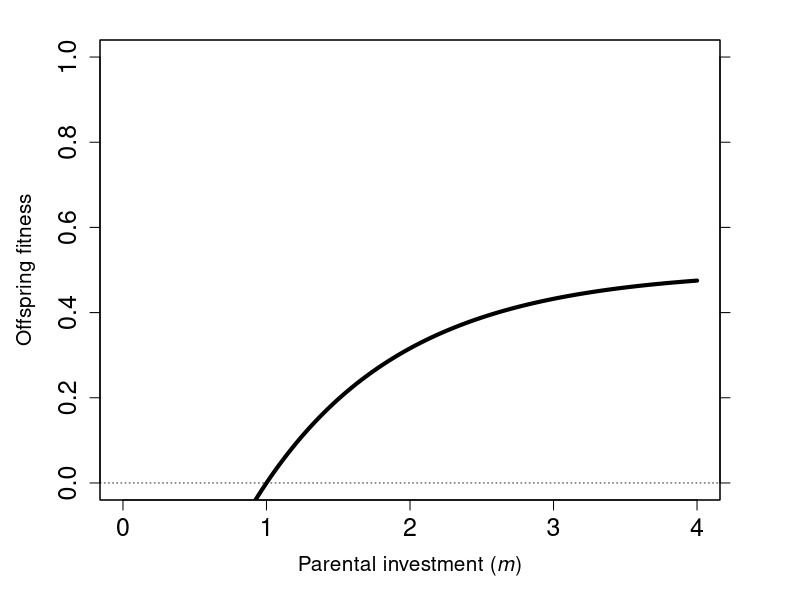
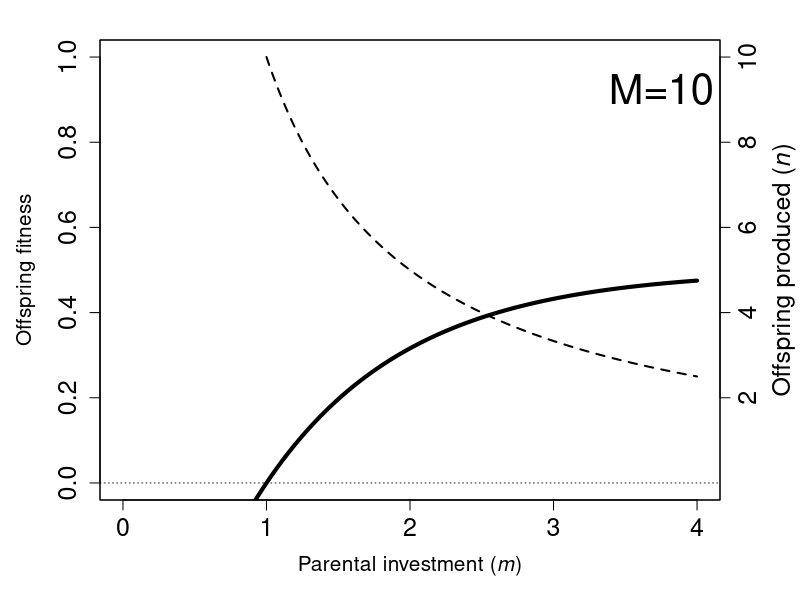
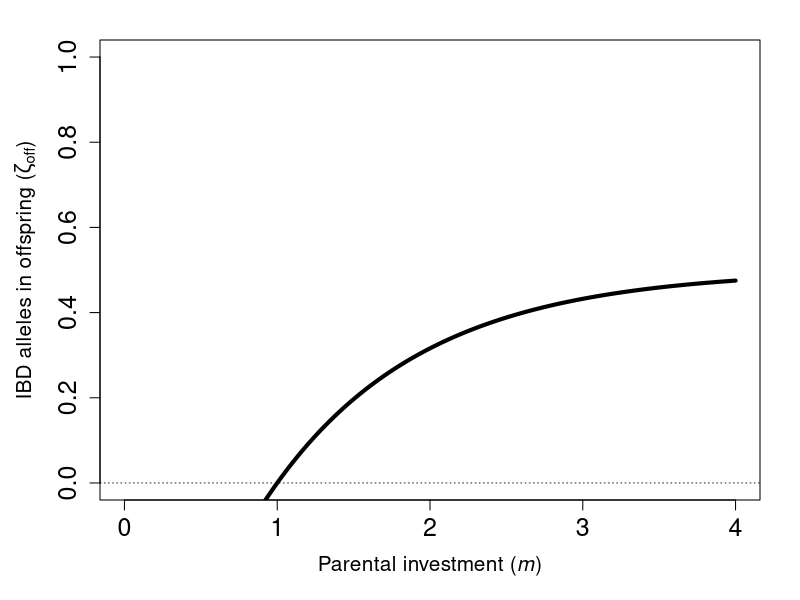

The R source for these figures, in order: (Note: this script raises an error after producing the figures.)
## ---- chunk 1
OffATr <- function(r, m, mmin=1, Beta=1, c=1){
    return( (1/2)*(1+r) * (1 - exp(-c*(m - mmin - Beta*r)) ));
}
PI  <- seq(from=0,to=4,by=0.01);
All <- OffATr(r=0, m=PI, mmin=1, Beta=0, c=1);
par(mar=c(5,5,2,4));
plot(PI,All,type="l",lwd=4,ylim=c(0,1),xlim=c(0,4),
     xlab=expression(paste("Parental investment (",italic(m),")")),
     ylab=expression(paste("Offspring fitness")),
     cex.lab=1.25,cex.axis=1.5);
par(new=TRUE);
plot(x=PI,y=10/PI,ylim=c(0,10),lwd=0,xaxt="n",yaxt="n",
     xlab="",ylab="",lty="dashed",type="l",col="white");
axis(4, cex.axis=0.01, col.axis="black");
mtext(text=expression(paste("Offspring produced (",italic(n),")")),
      side=4,line=3, cex=1.5, col="white");
abline(h=0,lty="dotted",lwd=0.8);
## ---- chunk 2
OffATr <- function(r, m, mmin=1, Beta=1, c=1){
    return( (1/2)*(1+r) * (1 - exp(-c*(m - mmin - Beta*r)) ));
}
PI  <- seq(from=0,to=4,by=0.01);
All <- OffATr(r=0, m=PI, mmin=1, Beta=0, c=1);
par(mar=c(5,5,2,4));
plot(PI,All,type="l",lwd=4,ylim=c(0,1),xlim=c(0,4),
     xlab=expression(paste("Parental investment (",italic(m),")")),
     ylab=expression(paste("Offspring fitness")),
     cex.lab=1.25,cex.axis=1.5);
par(new=TRUE);
plot(x=PI[PI>=1],y=10/PI[PI>=1],ylim=c(0,10),lwd=2,xaxt="n",yaxt="n",xlim=c(0,4),
     xlab="",ylab="",lty="dashed",type="l",col="black");
axis(4, cex.axis=1.5, col.axis="black", at=c(2,4,6,8,10));
mtext(text=expression(paste("Offspring produced (",italic(n),")")),
      side=4,line=3, cex=1.5, col="black");
text(x=3.75,y=9.25,labels="M=10",cex=2.5);
abline(h=0,lty="dotted",lwd=0.8);
## ---- chunk 3
# Below is a function of the general equation for plotting
OffATr <- function(r, m, mmin=1, Beta=1, c=1){
    return( (1/2)*(1+r) * (1 - exp(-c*(m - mmin - Beta*r)) ));
}
PI  <- seq(from=0,to=4,by=0.01);
All <- OffATr(r=0, m=PI, mmin=1, Beta=0, c=1);
par(mar=c(5,5,2,2));
plot(PI,All,type="l",lwd=4,ylim=c(0,1),
  xlab=expression(paste("Parental investment (",italic(m),")")),
  ylab=expression(paste("IBD alleles in offspring (",zeta[off],")")),
  cex.lab=1.25,cex.axis=1.5);
abline(h=0,lty="dotted",lwd=0.8);
## ---- chunk 4
# Below is fmd for analysis and plotting
OffATrd <- function(r, m, mmin=1, Beta=1, c=1){
    return(  0.5 * (1 + r) * (exp(-c * (m - mmin - Beta * r)) * c)  );
    # Also can simplify: return(  (c/2)*(1+r)*exp(-c*(m-mmin-Beta*r))  );
} # We'll need the above to find m^{*} and \gamma^{*} 
# To find m^{*}, can use the function below
findm <- function(low.guess,high.guess,rval,mmin=1,Beta=1,c=1){
  fm  <- function(m,r=rval){ 
           OffATrd(r=rval, mmin=mmin, Beta=Beta, m=m, c=c)*(0-m) + 
             OffATr(r=rval, mmin=mmin, Beta=Beta, m=m, c=c);
         }
  lg  <- fm(m=low.guess, r=rval);
  hg  <- fm(m=high.guess,r=rval);
  if(lg > 0){
    u <- low.guess;
    l <- high.guess;
  }else{
    u <- high.guess;
    l <- low.guess;
  }
  if((fm(l) > 0 & fm(u) > 0) | (fm(l) < 0 & fm(u) < 0)){
    return("Value of m is outside the range");
  }else{
    check  <- 1;
    mguess <- 0.5 * (l+u);
    i      <- 0;
    while(abs(check) > 0.000001 & i < 1000000){
        check <- fm(r=rval, m=mguess);
        if(check > 0){
          u      <- mguess;
          mguess <- 0.5*(l+mguess); 
        }else{
          l      <- mguess;
          mguess <- 0.5*(u+mguess);
        }
        i <- i+1;
    }
    return(mguess);
  }
} # Running the below returns the estimate
fm  <- expression(zeta[off] == frac(1,2)*(1+r)*(1-e^{(-c*(m-m[min]-beta*r))}));
inputPanel(
    
  sliderInput("rval", label = "Relatedness", width="100%",
              min = 0.0, max = 1, value = 0, step = 0.05), 
    
  sliderInput("cval", label = "PI curve", width="100%",
              min = 0.0, max = 3, value = 1, step=0.2),
  
  sliderInput("mmin", label = "Minimum m value", width="100%",
              min = 0.0, max = 2, value = 1, step = 0.1),
  
  sliderInput("Beta", label = "Inbreeding depression", 
              width="100%", min = 0.0, max = 5, value = 0, step = 0.2)
)

renderPlot({
  cc  <- as.numeric(input$cval);
  mm  <- as.numeric(input$mmin);
  bb  <- as.numeric(input$Beta);
  rr  <- as.numeric(input$rval);
  rmm <- findm(low.guess=0,high.guess=6,rval=rr,mmin=mm,Beta=bb,c=cc);
  mzt <- OffATr(r=rr, m=rmm, mmin=mm, Beta=bb, c=cc);
  rmg <- mzt / rmm;    
  PI  <- seq(from=0,to=4,by=0.01);
  All <- OffATr(r=rr, m=PI, mmin=mm, Beta=bb, c=cc);
  par(mar=c(5,5,2,2));
  plot(PI,All,type="l",lwd=4,ylim=c(0,1),
     xlab=expression(paste("Parental investment (",italic(m),")")),
     ylab=expression(paste("IBD alleles in offspring (",zeta[off],")")),
     cex.lab=1.5,cex.axis=1.5);
  abline(h=0,lty="dotted",lwd=0.8);
  abline(a=0,b=rmg,lty="solid", lwd=2,col="blue");
  arrows(x0=rmm,y0=mzt/2,x1=rmm,y1=0,length = 0.15,angle=30,code=2,lwd=3,col="blue");
  text(x=rmm,y=0.5*mzt+0.07,labels=expression(paste(italic(m)^"*")),col="blue",cex=2);
  text(x=1,y=0.8,fm,cex=2);
  text(x=0.5,y=rmg*0.5+0.07,labels=expression(paste(italic(gamma^"*"))),
       srt=rmg,cex=2,col="blue");
})

## ---- chunk 5
bss <- seq(from=0.5,to=5,by=0.25);
gamz <- function(rvl,betas,mmin=1,c=1){
    mvl <- rep(0,length(betas));
    gam <- rep(0,length(betas));
    for(i in 1:length(bss)){
        mvl[i] <- findm(low.guess=0,high.guess=10,rval=rvl,mmin=1,Beta=betas[i],c=1);
        gam[i] <- OffATr(r=rvl, m=mvl[i], mmin=1, Beta=betas[i], c=1) / mvl[i];
    }
    return(list(mvl=mvl,gam=gam));
}
rg000 <- gamz(rvl=0.000,betas=bss);
rg125 <- gamz(rvl=0.125,betas=bss);
rg250 <- gamz(rvl=0.250,betas=bss);
rg500 <- gamz(rvl=0.500,betas=bss);
#----------------------------------------------------------------
par(mar=c(5,5,2,1),lwd=2);
plot(x=bss,y=rg000$mvl,type="l",lwd=2,ylim=c(2,6),pch=1.5,
     xlab=expression(paste("Inbreeding depression (",beta,")")),
     ylab=expression(paste("Optimum parental investment (",italic(m),"*)")),
     cex.lab=1.5,cex.axis=1.5);
points(x=bss,y=rg125$mvl,type="l",lwd=2);
points(x=bss,y=rg250$mvl,type="l",lwd=2);
points(x=bss,y=rg500$mvl,type="l",lwd=2);
text(x=bss[17],y=rg000$mvl[17]+0.15,labels="r=0",srt=-0,cex=1.25);
text(x=bss[17],y=rg125$mvl[17]+0.15,labels="r=1/8",srt=6,cex=1.25);
text(x=bss[17],y=rg250$mvl[17]+0.15,labels="r=1/4",srt=12,cex=1.25);
text(x=bss[17],y=rg500$mvl[17]+0.15,labels="r=1/2",srt=22,cex=1.25);
## ---- chunk 6
par(mar=c(5,5,0.25,1),lwd=2);
plot(x=bss,y=rg000$gam,type="l",lwd=2,ylim=c(0.12,0.22),pch=1.5,yaxt="n",
     xlab=expression(paste("Inbreeding depression (",beta,")")),
     ylab=expression(paste("Rate of fitness increase (",gamma,"*)")),
     cex.lab=1.5,cex.axis=1.5);
axis(side=2,at=c(0.12,0.16,0.20),cex.axis=1.5);
points(x=bss,y=rg125$gam,type="l",lwd=2);
points(x=bss,y=rg250$gam,type="l",lwd=2);
points(x=bss,y=rg500$gam,type="l",lwd=2);
text(x=bss[17],y=rg000$gam[17]+0.003,labels="r=0",srt=-0,cex=1.25);
text(x=bss[17],y=rg125$gam[17]+0.003,labels="r=1/8",srt=-6,cex=1.25);
text(x=bss[17],y=rg250$gam[17]+0.003,labels="r=1/4",srt=-12,cex=1.25);
text(x=bss[17],y=rg500$gam[17]+0.003,labels="r=1/2",srt=-18,cex=1.25);

## ---- chunk 7
# First the below plots the new figure
bss <- seq(from=0.5,to=5,by=0.25);
gamznokin <- function(rvl,betas,mmin=1,c=1){
    mvl <- rep(0,length(betas));
    gam <- rep(0,length(betas));
    for(i in 1:length(bss)){
        mvl[i] <- findm(low.guess=0,high.guess=10,rval=0,mmin=1,Beta=betas[i],c=1);
        gam[i] <- OffATr(r=rvl, m=mvl[i], mmin=1, Beta=betas[i], c=1) / mvl[i];
    }
    return(list(mvl=mvl,gam=gam));
}
rg000nk <- gamznokin(rvl=0.000,betas=bss);
rg125nk <- gamznokin(rvl=0.125,betas=bss);
rg250nk <- gamznokin(rvl=0.250,betas=bss);
rg500nk <- gamznokin(rvl=0.500,betas=bss);
par(mar=c(5,5,0.25,1),lwd=2);
plot(x=bss,y=rg000nk$gam,type="l",lwd=2,ylim=c(0.12,0.22),pch=1.5,yaxt="n",
     xlab=expression(paste("Inbreeding depression (",beta,")")),
     ylab=expression(paste("Rate of fitness increase (",gamma,"*)")),
     cex.lab=1.5,cex.axis=1.5);
axis(side=2,at=c(0.12,0.16,0.20),cex.axis=1.5);
points(x=bss,y=rg125nk$gam,type="l",lwd=2);
points(x=bss,y=rg250nk$gam,type="l",lwd=2);
points(x=bss,y=rg500nk$gam,type="l",lwd=2);
text(x=bss[12],y=rg000nk$gam[12]+0.003,labels="r=0",srt=-0,cex=1.25);
text(x=bss[10],y=rg125nk$gam[10]+0.004,labels="r=1/8",srt=-22.5,cex=1.25);
text(x=bss[7],y=rg250nk$gam[7]+0.005,labels="r=1/4",srt=-44,cex=1.25);
text(x=bss[4]+0.08,y=rg500nk$gam[4]+0.004,labels="r=1/2",srt=-60,cex=1.25);
# Next, the below generates a function to find where lines intersect
# Finds the beta at which a particular r value intersects r=0 for fitness
findbeta <- function(high.guess,rval,m=FALSE,mmin=1,c=1){
    low.guess <- 0;
    outbr <- findm(low.guess=0,high.guess=10,rval=0,mmin=mmin,Beta=0,c=c);
    outgm <- OffATr(r=0,m=outbr,mmin=mmin,Beta=0,c=c) / outbr;
    if(m == FALSE){ # If we're not constraining m
        check  <- 1;
        bguess <- 0.5 * high.guess;
        i      <- 0;
        l      <- low.guess
        u      <- high.guess;
        while(abs(check) > 0.000001 & i < 1000000){
            mst   <- findm(low.guess=0,high.guess=10,rval=rval,mmin=mmin,Beta=bguess,c=c);
            gam   <- OffATr(r=rval,m=mst,mmin=mmin,Beta=bguess,c=c) / mst;
            check <- gam - outgm;
            if(check < 0){
                u      <- bguess;
                bguess <- 0.5*(l+bguess); 
            }else{
                l      <- bguess;
                bguess <- 0.5*(u+bguess);
            }
            i <- i+1;
        }
    }else{ #If we are forcing m to a particular value
        check  <- 1;
        bguess <- 0.5 * high.guess;
        i      <- 0;
        l      <- low.guess
        u      <- high.guess;
        while(abs(check) > 0.000001 & i < 1000000){
            gam   <- OffATr(r=rval,m=m,mmin=mmin,Beta=bguess,c=c) / m;
            check <- gam - outgm;
            if(check < 0){
                u      <- bguess;
                bguess <- 0.5*(l+bguess); 
            }else{
                l      <- bguess;
                bguess <- 0.5*(u+bguess);
            }
            i <- i+1;
        }
    }   
    return(bguess);
}
## ---- chunk 8
# Below returns m^{*} for outbreeders and inbreeders, respectively
r00m <- findm(low.guess=0,high.guess=4,rval=0.0,mmin=1,Beta=1,c=1);
r05m <- findm(low.guess=0,high.guess=4,rval=0.5,mmin=1,Beta=1,c=1);
# Below finds the tangent slope, \gamma^{*}
r00g <- OffATr(r=0,   m=r00m, mmin=1, Beta=1, c=1) / r00m;
r05g <- OffATr(r=0.5, m=r05m, mmin=1, Beta=1, c=1) / r05m;
fpair <- expression(0.5*(1+r)*(1-exp(-c*(m-mmin-Beta*r))) - 
                        (r/2)*(1-exp(-c*(z-mmin))),'m');
fpaird <- D(fpair,'m'); # can print fmd to show solution
Offpair <- function(r, m, mmin=1, Beta=1, c=1, m0=r00m){
    direct   <- (1/2)*(1+r) * (1 - exp(-c*(m - mmin - Beta*r)) );
    indirect <- (r/2)*(1-exp(-c*(r00m-mmin)));
    return( direct - indirect);
}
findmpair <- function(low.guess,high.guess,rval,mmin=1,Beta=1,c=1,m0=r00m){
    # Note that derivative of zeta has not changed, only the original f
    fm  <- function(m,r=rval){ 
        OffATrd(r=rval, mmin=mmin, Beta=Beta, m=m, c=c)*(0-m) + 
            Offpair(r=rval, mmin=mmin, Beta=Beta, m=m, c=c, m0=m0);
    }
    lg  <- fm(m=low.guess, r=rval);
    hg  <- fm(m=high.guess,r=rval);
    if(lg > 0){
        u <- low.guess;
        l <- high.guess;
    }else{
        u <- high.guess;
        l <- low.guess;
    }
    if((fm(l) > 0 & fm(u) > 0) | (fm(l) < 0 & fm(u) < 0)){
        return("Value of m is outside the range");
    }else{
        check  <- 1;
        mguess <- 0.5 * (l+u);
        i      <- 0;
        while(abs(check) > 0.000001 & i < 1000000){
            check <- fm(r=rval, m=mguess);
            if(check > 0){
                u      <- mguess;
                mguess <- 0.5*(l+mguess); 
            }else{
                l      <- mguess;
                mguess <- 0.5*(u+mguess);
            }
            i <- i+1;
        }
        return(mguess);
    }
} # Running the below returns the
bss <- seq(from=0.5,to=5,by=0.25);
gamzp <- function(rvl,betas,mmin=1,c=1,m0=r00m){
    mvl <- rep(0,length(betas));
    gam <- rep(0,length(betas));
    for(i in 1:length(bss)){
        mvl[i] <- findmpair(low.guess=0,high.guess=10,rval=rvl,
                            mmin=1,Beta=betas[i],c=1,m0=r00m);
        gam[i] <- Offpair(r=rvl,m=mvl[i],mmin=1,Beta=betas[i],c=1,m0=m0) / mvl[i];
    }
    return(list(mvl=mvl,gam=gam));
}
rg000p <- gamzp(rvl=0.000,betas=bss);
rg125p <- gamzp(rvl=0.125,betas=bss);
rg250p <- gamzp(rvl=0.250,betas=bss);
rg500p <- gamzp(rvl=0.500,betas=bss);
#----------------------------------------------------------------
par(mar=c(1,5,2,1),lwd=2);
plot(x=bss,y=rg000p$mvl,type="l",lwd=2,ylim=c(2,6),pch=1.5,xaxt="n",
     xlab=expression(paste("Inbreeding depression (",beta,")")),
     ylab=expression(paste("Optimum parental investment (",italic(m),"*)")),
     cex.lab=1.5,cex.axis=1.5);
points(x=bss,y=rg125p$mvl,type="l",lwd=2);
points(x=bss,y=rg250p$mvl,type="l",lwd=2);
points(x=bss,y=rg500p$mvl,type="l",lwd=2);
points(x=bss,y=rg125$mvl,type="l",lwd=2,lty="dotted",col="grey30");
points(x=bss,y=rg250$mvl,type="l",lwd=2,lty="dotted",col="grey30");
points(x=bss,y=rg500$mvl,type="l",lwd=2,lty="dotted",col="grey30");
text(x=bss[17],y=rg000p$mvl[17]+0.15,labels="r=0",srt=-0,cex=1.25);
text(x=bss[17],y=rg125p$mvl[17]+0.15,labels="r=1/8",srt=6,cex=1.25);
text(x=bss[17],y=rg250p$mvl[17]+0.15,labels="r=1/4",srt=12,cex=1.25);
text(x=bss[17],y=rg500p$mvl[17]+0.15,labels="r=1/2",srt=18,cex=1.25);
text(x=bss[18],y=rg125$mvl[18]-0.15,labels="r=1/8",srt=6,cex=0.8,col="grey30");
text(x=bss[18],y=rg250$mvl[18]-0.15,labels="r=1/4",srt=12,cex=0.8,col="grey30");
text(x=bss[18],y=rg500$mvl[18]-0.15,labels="r=1/2",srt=18,cex=0.8,col="grey30");
## ---- chunk 9
par(mar=c(5,5,0.25,1),lwd=2);
plot(x=bss,y=rg000p$gam,type="l",lwd=2,ylim=c(0.08,0.22),pch=1.5,yaxt="n",
     xlab=expression(paste("Inbreeding depression (",beta,")")),
     ylab=expression(paste("Rate of fitness increase (",gamma,"*)")),
     cex.lab=1.5,cex.axis=1.5);
axis(side=2,at=c(0.12,0.16,0.20),cex.axis=1.5);
points(x=bss,y=rg125p$gam,type="l",lwd=2);
points(x=bss,y=rg250p$gam,type="l",lwd=2);
points(x=bss,y=rg500p$gam,type="l",lwd=2);
points(x=bss,y=rg125$gam,type="l",lwd=2,lty="dotted",col="grey70");
points(x=bss,y=rg250$gam,type="l",lwd=2,lty="dotted",col="grey70");
points(x=bss,y=rg500$gam,type="l",lwd=2,lty="dotted",col="grey70");
text(x=bss[17],y=rg000p$gam[17]+0.005,labels="r=0",srt=-0,cex=1.25);
text(x=bss[17],y=rg125p$gam[17]+0.005,labels="r=1/8",srt=-4,cex=1.25);
text(x=bss[17],y=rg250p$gam[17]+0.005,labels="r=1/4",srt=-6,cex=1.25);
text(x=bss[17],y=rg500p$gam[17]+0.005,labels="r=1/2",srt=-8,cex=1.25);
text(x=bss[2],y=rg125$gam[2]+0.004,labels="r=1/8",srt=-7,cex=0.8,col="grey70");
text(x=bss[2],y=rg250$gam[2]+0.005,labels="r=1/4",srt=-12,cex=0.8,col="grey70");
text(x=bss[2],y=rg500$gam[2]+0.005,labels="r=1/2",srt=-23,cex=0.8,col="grey70");
## ---- chunk 10
OffATf <- function(f, k, m, B0=1, B1=1, c=1){
    return( (1/2)*(1+(2*k/(1+f))) * (1 - exp(-c*(m - B0 - 2*B1*k)) ));
}
findmf <- function(low.guess,high.guess,kval,fval,B1=1,c=1,B0=1){
  OffATf <- function(m, f=fval, k=kval, B0=1, B1=1, c=1){
    return( (1/2)*(1+(2*k/(1+f))) * (1 - exp(-c*(m - B0 - 2*B1*k)) ));
  }
  OffATff <- function(m, k=kval, f=fval, B0=1, B1=1, c=1){
    return( 0.5 * (1 + (2 * k/(f + 1))) * (exp(-c * (m - B0 - 2 * B1 * k)) * c) );
  }    
  fm <- function(m, f=fval, k=kval, B0=1, B1=1, c=1){
    OffATff(m=m, f=fval, k=kval, B0=B0, B1=B1, c=c)*(0-m) + 
          OffATf(m=m, f=fval, k=kval, B0=B0, B1=B1, c=c);
  }
  lg  <- fm(m=low.guess, k=kval, f=fval);
  hg  <- fm(m=high.guess,k=kval, f=fval);
  if(lg > 0){
    u <- low.guess;
    l <- high.guess;
  }else{
    u <- high.guess;
    l <- low.guess;
  }
  if((fm(l) > 0 & fm(u) > 0) | (fm(l) < 0 & fm(u) < 0)){
    return("Value of m is outside the range");
  }else{
    check  <- 1;
    mguess <- 0.5 * (l+u);
    i      <- 0;
    while(abs(check) > 0.001 & i < 10000){
        check <- fm(k=kval, f=fval, m=mguess);
        if(check > 0){
          u      <- mguess;
          mguess <- 0.5*(l+mguess); 
        }else{
          l      <- mguess;
          mguess <- 0.5*(u+mguess);
        }
        i <- i+1;
    }
    return(mguess);
  }
} # Running the below returns the estimate
PI         <- seq(from=0,to=4,by=0.01);
imopt.f000 <- findmf(low.guess=0,high.guess=4,kval=0.25,fval=0.0, B1=1);
imopt.f025 <- findmf(low.guess=0,high.guess=4,kval=0.25,fval=0.25, B1=1);
itang.f000 <- OffATf(m=imopt.f000, f=0, k=0.25, B0=1, B1=1, c=1) / imopt.f000;
itang.f025 <- OffATf(m=imopt.f025, f=0.25, k=0.25, B0=1, B1=1, c=1) / imopt.f025;
omopt.f000 <- findmf(low.guess=0,high.guess=4,kval=0.0,fval=0.0, B1=1);
omopt.f025 <- findmf(low.guess=0,high.guess=4,kval=0.0,fval=0.25, B1=1);
otang.f000 <- OffATf(m=omopt.f000, f=0, k=0.0, B0=1, B1=1, c=1) / omopt.f000;
otang.f025 <- OffATf(m=omopt.f025, f=0.25, k=0.0, B0=1, B1=1, c=1) / omopt.f025;
Alleles_IBD_f000 <- OffATf(k=0.25, f=0.0, m=PI, B0=1, B1=1, c=1);
par(mar=c(5,5,2,2));
plot(PI,Alleles_IBD_f000,type="l",lwd=1,ylim=c(0,1),lty="solid",
     xlab=expression(paste("Parental investment (",italic(m),")")),
     ylab=expression(paste("IBD alleles in offspring (",zeta[off],")")),
     cex.lab=1.5,cex.axis=1.5);
abline(h=0,lty="dotted",lwd=0.8);
Alleles_IBD_f025 <- OffATf(k=0.25, f=0.25, m=PI, B0=1, B1=1, c=1);
abline(b=itang.f000,a=0,lty="solid",lwd=0.5,col="grey40");
abline(b=itang.f025,a=0,lty="solid",lwd=0.5,col="grey40");
polygon(x=c(PI,rev(PI)),y=c(Alleles_IBD_f000,rev(Alleles_IBD_f025)),col="grey70",border=NA);
points(PI,Alleles_IBD_f025,type="l",lwd=1,col="black",lty="solid");
points(PI,Alleles_IBD_f000,type="l",lwd=1,col="black",lty="solid");
yof000 <- OffATf(k=0.25, f=0.0,  m=imopt.f000, B0=1, B1=1, c=1);
yof025 <- OffATf(k=0.25, f=0.25, m=imopt.f025, B0=1, B1=1, c=1);
xline  <- seq(from=1,to=imopt.f000,by=0.001);
points(x=xline,y=rep(yof000,length(xline)),type="l",lwd=1);
points(x=xline,y=rep(yof025,length(xline)),type="l",lwd=1);
yline  <- seq(from=0,to=yof025,by=0.001);
points(x=rep(imopt.f025,length(yline)),y=yline,type="l",lwd=1);
text(x=3.5,y=0.255,labels=expression(paste(italic(m^{"*"}))),cex=1.75);
arrows(x0=3.345,y0=0.205,x1=imopt.f025+0.04,y1=0.01,length = 0.15,angle=30,code=2,lwd=2);
text(x=0.75,y=0.8,labels=expression(paste(italic(f==0))),cex=1.25);
arrows(x0=0.8,y0=0.75,x1=1.1,y1=yof000+0.01,length = 0.15,angle=30,code=2,lwd=2);
text(x=0.67,y=0.35,labels=expression(paste(italic(f==frac(1,4)))),cex=1.25);
arrows(x0=0.87,y0=0.36,x1=1.1,y1=yof025-0.01,length = 0.15,angle=30,code=2,lwd=2);
